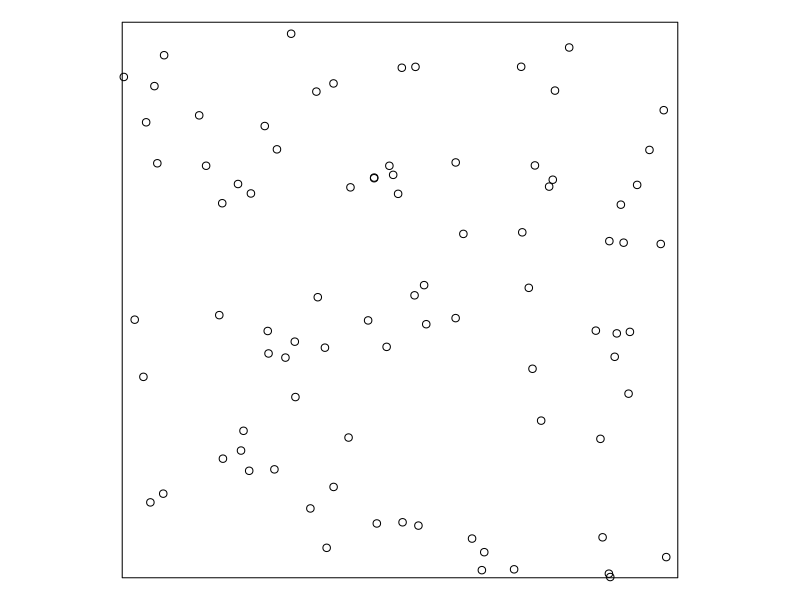
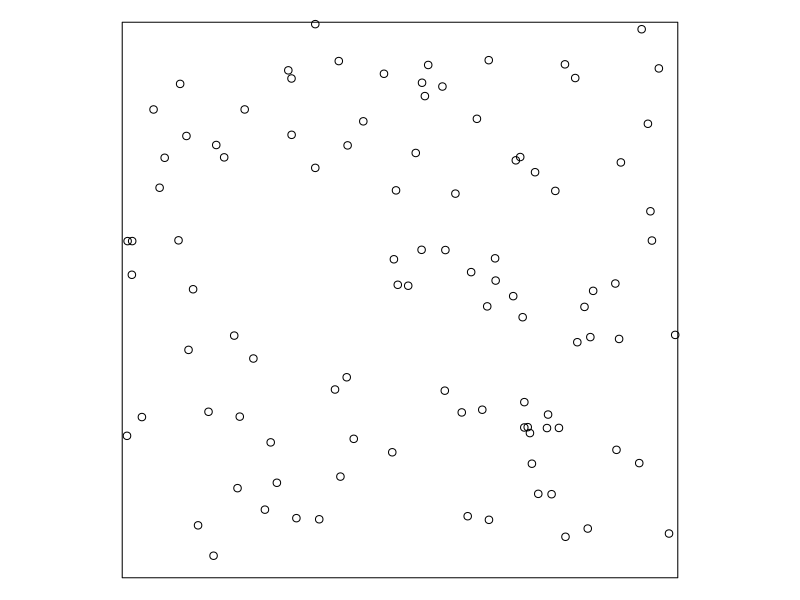
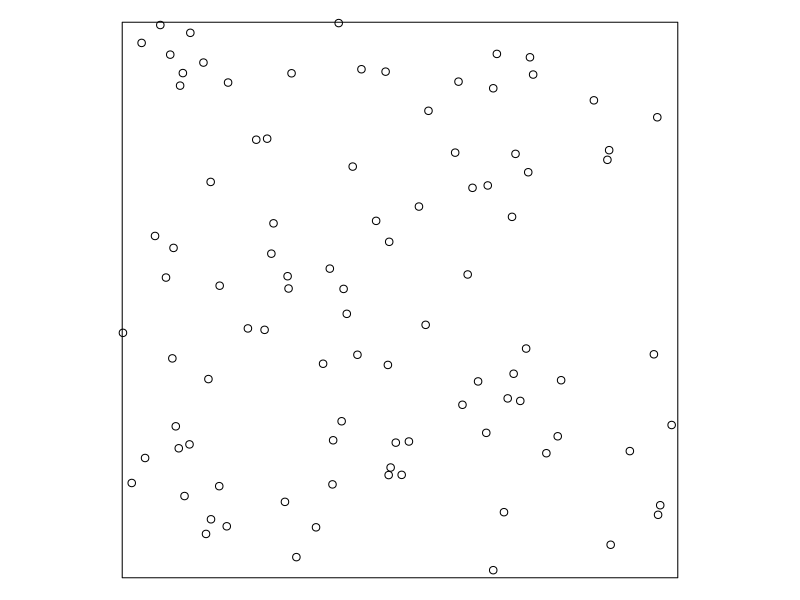
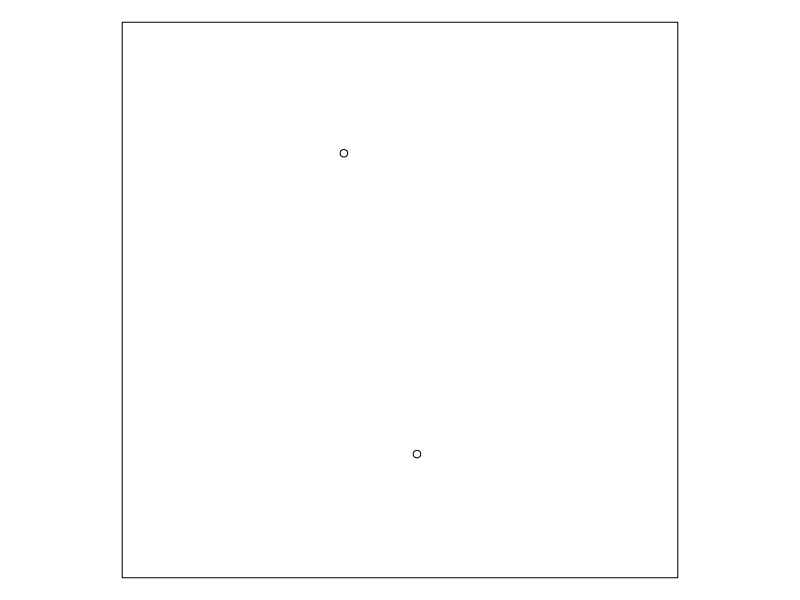
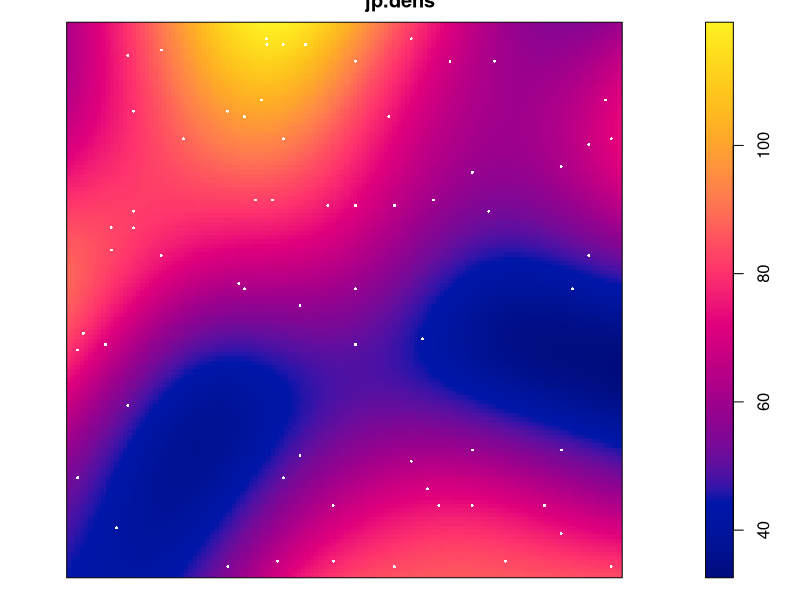
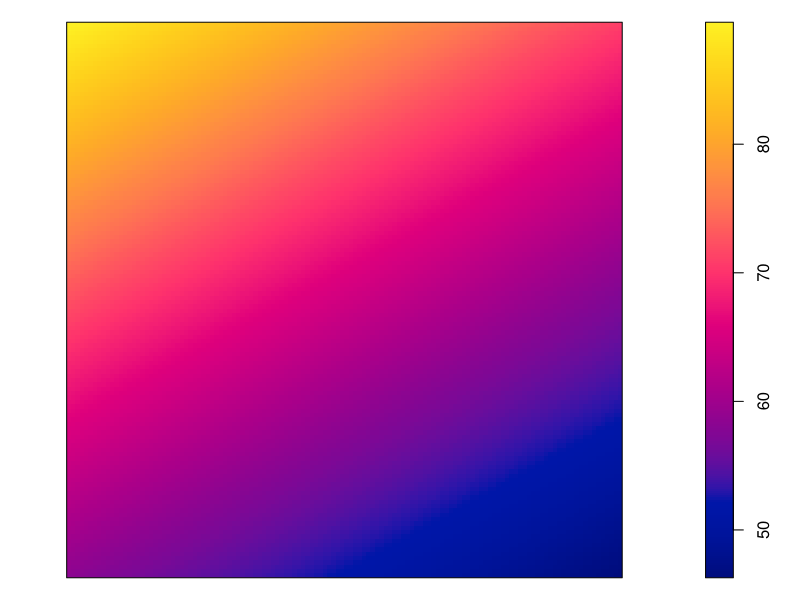
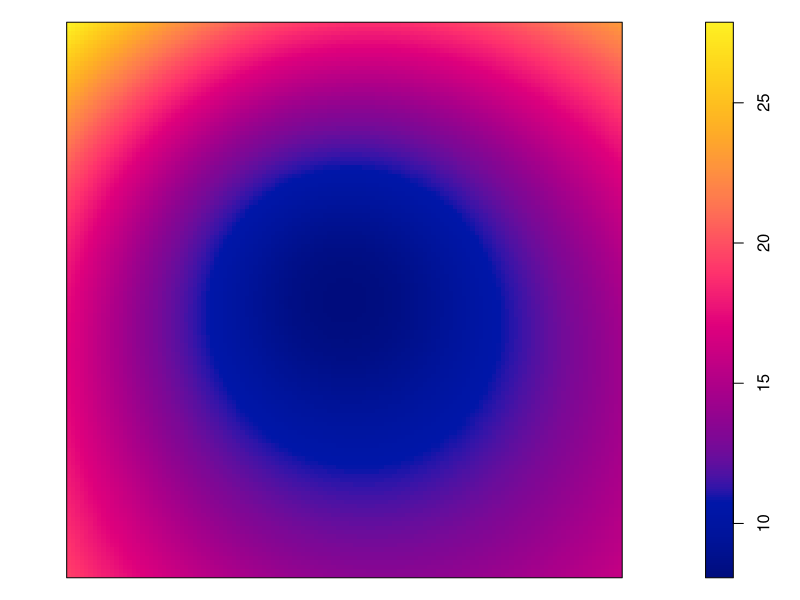
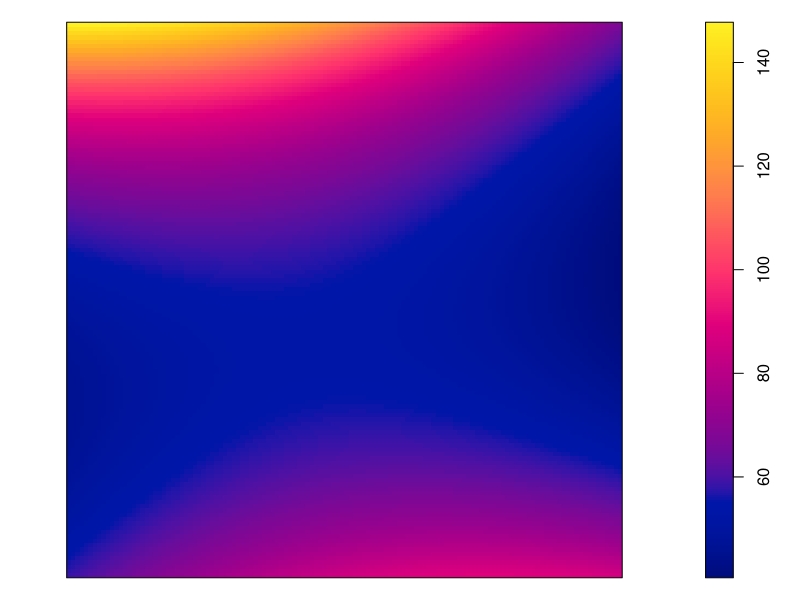

Reproduce these figures in R, in order.
## ---- chunk 1
# This option turns evaluation of R code off in this document. Remove it
# if you use it as a template for solving the lab exercise.
knitr::opts_chunk$set(eval = TRUE)
## ---- chunk 2
library(spatstat)
## ---- chunk 3
par(mar=rep(0,4))
replicate(3, plot(rpoispp(lambda = 100), main = ""))
## ---- chunk 4
par(mar=rep(0,4))
plot(rpoispp(lambda = 1.5), main = "")
## ---- chunk 5
m.jp <- ppm(japanesepines ~ 1)
print(m.jp)
## ---- chunk 6
unname(exp(coef(m.jp)))
intensity(japanesepines)
## ---- chunk 7
jp.dens <- density(japanesepines, sigma = bw.scott)
plot(jp.dens)
plot(japanesepines, col = "white", cex = .4, pch = 16, add = TRUE)
## ---- chunk 8
jp.m <- ppm(japanesepines ~ x + y)
jp.m2 <- ppm(japanesepines ~ polynom(x, y, 2) )
## ---- chunk 9
coef(jp.m)
coef(jp.m2)
## ---- chunk 10
par(mar=rep(0,4))
# plot(jp.m)
plot(predict(jp.m), main = "")
plot(predict(jp.m, se=TRUE)$se, main = "")

# plot(jp.m2)
plot(predict(jp.m2), main = "")
plot(predict(jp.m2, se=TRUE)$se, main = "")
## ---- chunk 11
anova(jp.m, jp.m2)
## ---- chunk 12
par(mar=rep(0,4))
plot(simulate(jp.m2, nsim=10), main = "")
## ---- chunk 13
    fit0 <- ppm(japanesepines ~ 1)
    fit1 <- update(fit0, . ~ x)
    fit1
    fit2 <- update(fit1, . ~ . + y)
    fit2
## ---- chunk 14
fit0 <- ppm(japanesepines ~ 1)
fit1 <- update(fit0, . ~ x)
fit1
fit2 <- update(fit1, . ~ . + y)
fit2
## ---- chunk 15
step(fit2)
## ---- chunk 16
elev <- bei.extra$elev
grad <- bei.extra$grad
## ---- chunk 17
bei.m <- ppm(bei ~ elev + grad)
## ---- chunk 18
coef(bei.m)
## ---- chunk 19
par(mar=rep(0,4))
plot(predict(bei.m), main = "")
plot(bei, cex = 0.3, pch = 16, cols = "white", add = TRUE)
## ---- chunk 20
vcov(bei.m)
## ---- chunk 21
par(mar=rep(0,4))
std.err <- predict(bei.m, se = TRUE)$se
plot(std.err, main = "")
## ---- chunk 22
coef(ppm1 <- ppm(japanesepines ~ 1)) 
coef(ppm2 <- ppm(japanesepines ~ x))
coef(ppm3 <- ppm(japanesepines ~ sin(x)))
coef(ppm4 <- ppm(japanesepines ~ x + y))
coef(ppm5 <- ppm(japanesepines ~ polynom(x, y, 2)))
coef(ppm6 <- ppm(japanesepines ~ factor(x < 0.4)))
## ---- chunk 23
par(mar=rep(0,4))
plot(predict(ppm1), main = "")
plot(predict(ppm2), main = "")
plot(predict(ppm3), main = "")
plot(predict(ppm4), main = "")
plot(predict(ppm5), main = "")
plot(predict(ppm6), main = "")
